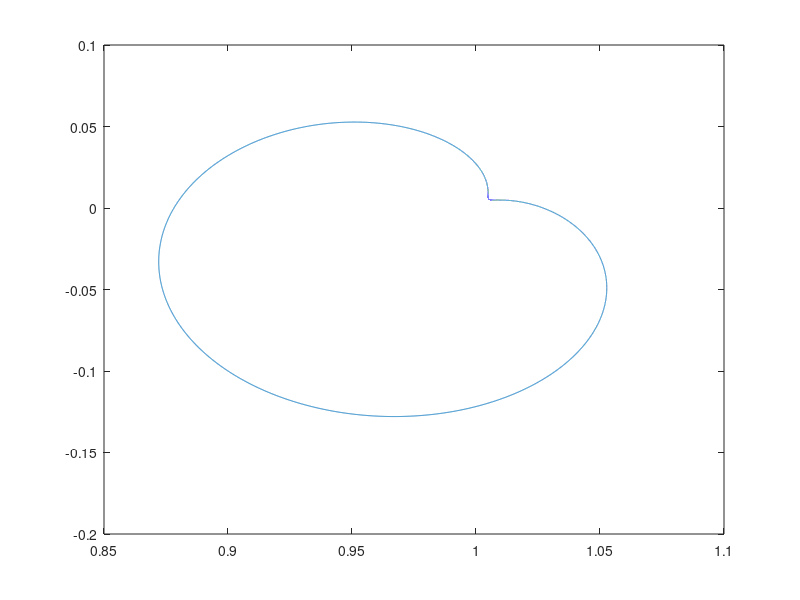

MATLAB code to generate this figure:

hX = -100;
hY = -100;
e = 0.9;
a = 10000;
f= 0:pi/10000:2*pi;

x = zeros(20000,1);
y = zeros(20000,1);
for n = 1:20001
    x(n) = 1 + (1 + e.*cos(f(n))).*(cos(f(n)).*hX + sin(f(n)).*hY)./(a*(1-e.^2));
    y(n) =  (1 + e.*cos(f(n))).*(cos(f(n)).*hY - sin(f(n)).*hX)./(a*(1-e.^2));   
end

plot(x,y);
